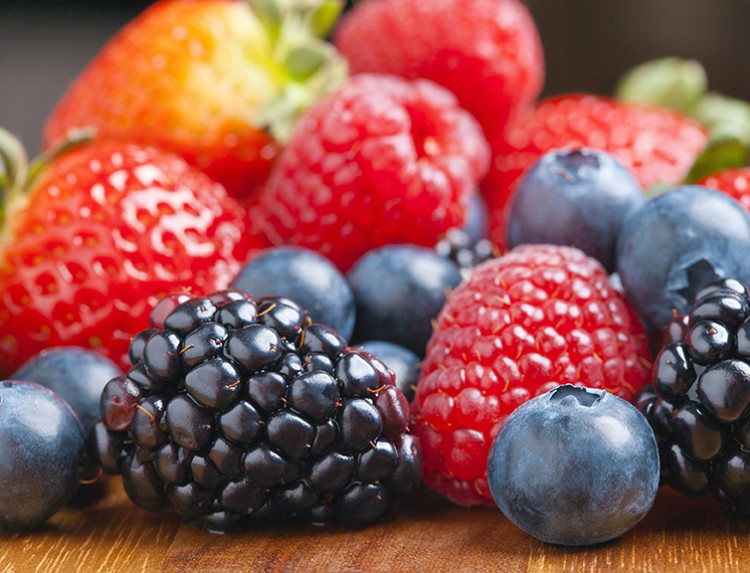
#> input picture images/lab5.png, 750 x 573 px
$ python lab5_Staroverov.py
#> lines starting #> are read from the running program, lines starting #| are printed output that depends on the picture; after the words box and inside, x2 and y2 are one past the last pixel; in counts of white or black regions, pixels touching at a corner belong together
import sys
sys.path.append('../')
# %matplotlib inline
import matplotlib.pyplot as plt
import cv2 as cv
import numpy as np
from matplotlib import colors
from matplotlib.colors import hsv_to_rgb

# Загружаем изображение
image = cv.imread('../images/lab5.png')
#> image is the input picture: shape (573, 750, 3); mean B, G, R 82.7, 87.1, 146.4
image_rgb = cv.cvtColor(image, cv.COLOR_BGR2RGB)

# Преобразуем изображение в HSV
image_hsv = cv.cvtColor(image, cv.COLOR_BGR2HSV)
#> image_hsv: shape (573, 750, 3); mean H, S, V 86.6, 121.9, 153.8

image_lab = cv.cvtColor(image, cv.COLOR_BGR2LAB)
#> image_lab: shape (573, 750, 3); mean of channels 0, 1, 2 115.1, 150.5, 143.7

image_hsv_norm = image_hsv / 255.0
#> image_hsv_norm: shape (573, 750, 3) float64; mean H, S, V 0.34, 0.478, 0.603

gs = plt.GridSpec(1, 2)
plt.figure(figsize=(10, 8))
plt.subplot(gs[0])
plt.imshow(image_rgb)
plt.title('Исходное изображение')
plt.axis('off')
plt.subplot(gs[1])
plt.imshow(hsv_to_rgb(image_hsv_norm))
plt.title('HSV-изображение в RGB')
plt.show()
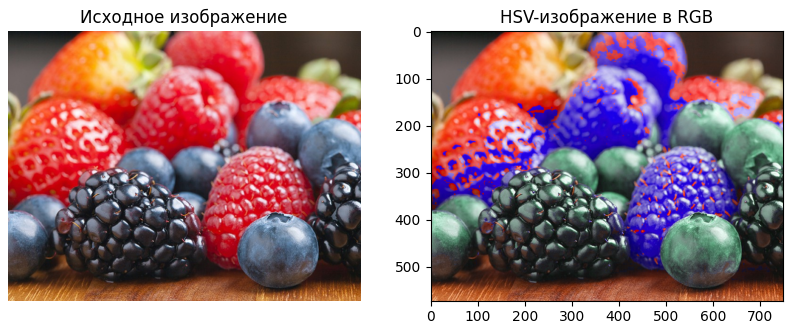
#> figure drawn by matplotlib, 2 panels


h, s, v = cv.split(image_hsv)
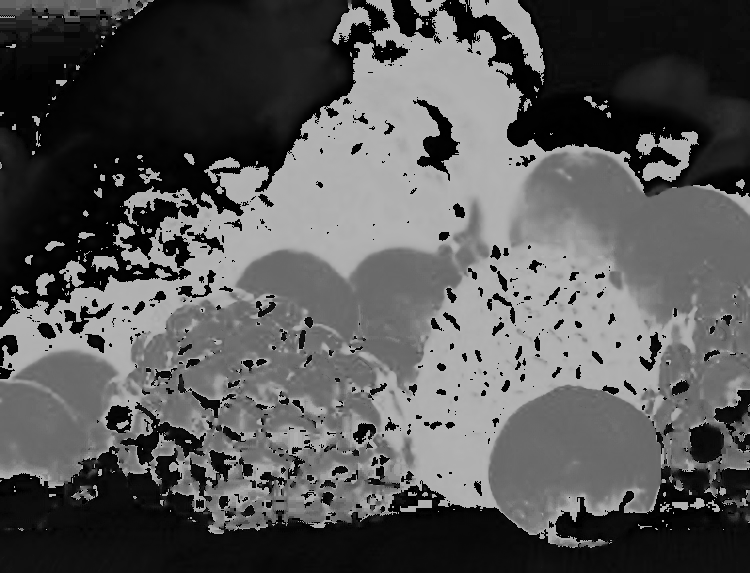
#> h: shape (573, 750); min 0, max 179, mean 86.6
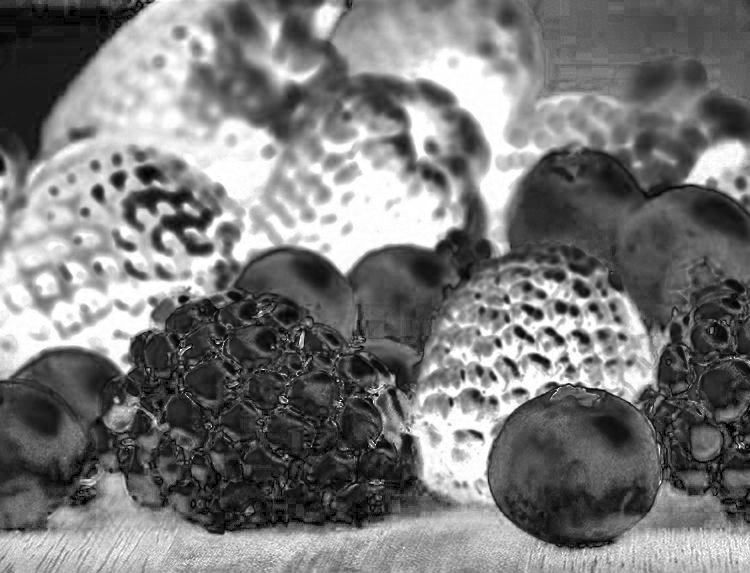
#> s: shape (573, 750); min 0, max 255, mean 121.9
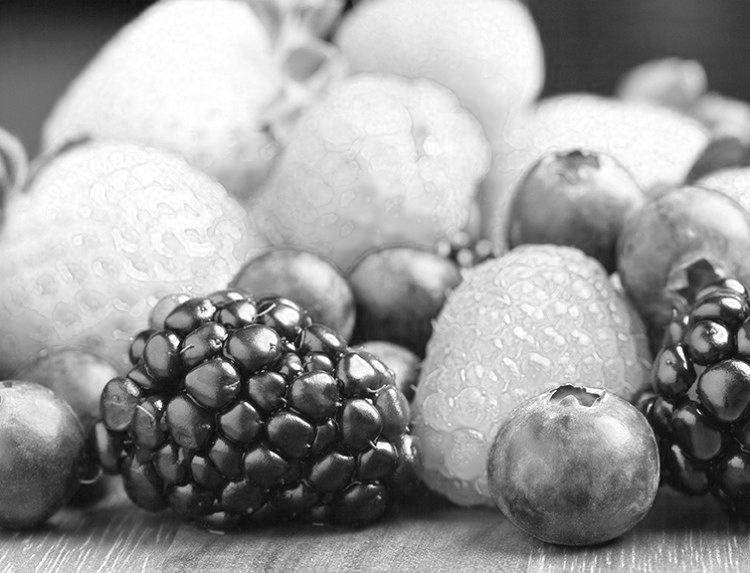
#> v: shape (573, 750); min 3, max 255, mean 153.8
fig = plt.figure()
axis = fig.add_subplot(1, 1, 1, projection="3d")
pixel_colors = image_rgb.reshape((np.shape(image_rgb)[0]*np.shape(image_rgb)[1], 3))
norm = colors.Normalize(vmin=-1.,vmax=1.)
norm.autoscale(pixel_colors)
pixel_colors = norm(pixel_colors).tolist()
#> pixel_colors = 429750 items
axis.scatter(h.flatten(), s.flatten(), v.flatten(), facecolors=pixel_colors, marker=".")
axis.set_xlabel("H")
axis.set_ylabel("S")
axis.set_zlabel("V")
plt.show()
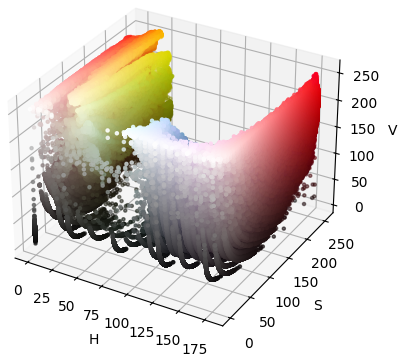
#> figure drawn by matplotlib, 1 panel


l = image_lab.copy()
l[:, :, 1] = 0
#> l: shape (573, 750, 3); mean of channels 0, 1, 2 115.1, 0, 143.7
l[:, :, 2] = 0
#> l: shape (573, 750, 3); mean of channels 0, 1, 2 115.1, 0, 0

a = image_lab.copy()
a[:, :, 0] = 0
#> a: shape (573, 750, 3); mean of channels 0, 1, 2 0, 150.5, 143.7
a[:, :, 2] = 0
#> a: shape (573, 750, 3); mean of channels 0, 1, 2 0, 150.5, 0

b = image_lab.copy()
b[:, :, 0] = 0
b[:, :, 1] = 0
#> b: shape (573, 750, 3); mean of channels 0, 1, 2 0, 0, 143.7

h = image_hsv.copy()
h[:, :, 1] = 0
#> h: shape (573, 750, 3); mean H, S, V 86.6, 0, 153.8
h[:, :, 2] = 0
#> h: shape (573, 750, 3); mean H, S, V 86.6, 0, 0

s = image_hsv.copy()
s[:, :, 0] = 0
#> s: shape (573, 750, 3); mean H, S, V 0, 121.9, 153.8
s[:, :, 2] = 0
#> s: shape (573, 750, 3); mean H, S, V 0, 121.9, 0

v = image_hsv.copy()
v[:, :, 0] = 0
v[:, :, 1] = 0
#> v: shape (573, 750, 3); mean H, S, V 0, 0, 153.8

gs = plt.GridSpec(2, 3)
plt.figure(figsize=(10, 8))
plt.subplot(gs[0])
plt.imshow(l)
plt.title('l-часть (LAB)')
plt.subplot(gs[1])
plt.imshow(a)
plt.title('a-часть (LAB)')
plt.subplot(gs[2])
plt.imshow(b)
plt.title('b-часть (LAB)')
plt.subplot(gs[3])
plt.imshow(h)
plt.title('h-часть (HSV)')
plt.subplot(gs[4])
plt.imshow(s)
plt.title('s-часть (HSV)')
plt.subplot(gs[5])
plt.imshow(v)
plt.title('v-часть (HSV)')
plt.show()


# Определим пороги для малины в HSV
lower_hsv = np.array([170, 50, 150])
upper_hsv = np.array([180, 255, 255])
mask_hsv = cv.inRange(image_hsv, lower_hsv, upper_hsv)
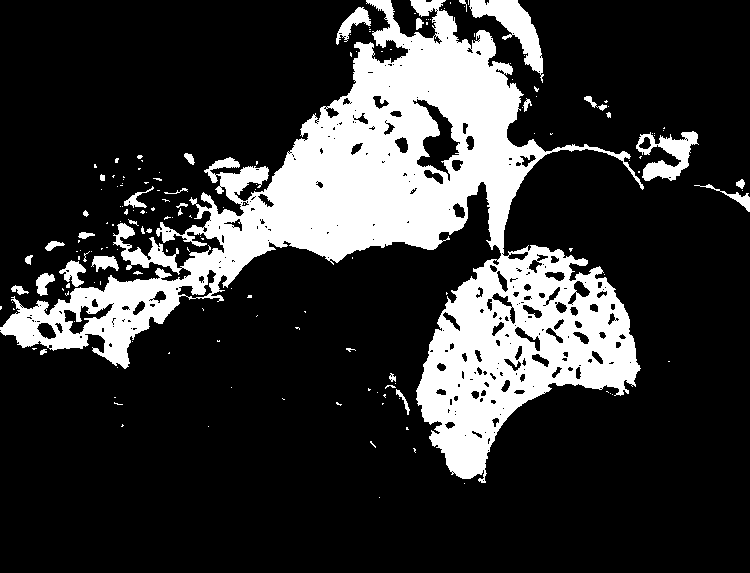
#> mask_hsv: shape (573, 750); 20.9% white; 166 white regions (134 under 20 px), largest, box (x1, y1, x2, y2) and area: (0, 0, 644, 483) 82697, (469, 0, 544, 83) 2072, (636, 131, 699, 181) 1497

# Определим пороги для малины в LAB
lower_lab = np.array([20, 150, 120])
upper_lab = np.array([255, 200, 180])
mask_lab = cv.inRange(image_lab, lower_lab, upper_lab)
#> mask_lab: shape (573, 750); 35.1% white; 143 white regions (114 under 20 px), largest, box (x1, y1, x2, y2) and area: (0, 0, 708, 507) 129357, (82, 520, 521, 573) 12858, (544, 537, 750, 573) 4442

# Соединяем маски
combined_mask = cv.bitwise_and(mask_hsv, mask_lab)
#> combined_mask: shape (573, 750); 18.1% white; 202 white regions (167 under 20 px), largest, box (x1, y1, x2, y2) and area: (131, 0, 641, 483) 65603, (0, 275, 186, 369) 5649, (469, 0, 544, 83) 2025

# Применяем морфологические операции закрытия и открытия для удаления шумов
kernel = np.ones((5, 5), np.uint8)
mask_cleaned = cv.morphologyEx(combined_mask, cv.MORPH_CLOSE, kernel)
#> mask_cleaned: shape (573, 750); 20.5% white; 75 white regions (60 under 20 px), largest, box (x1, y1, x2, y2) and area: (0, 0, 699, 484) 84079, (459, 0, 544, 83) 2195, (696, 179, 750, 212) 354
mask_cleaned = cv.morphologyEx(mask_cleaned, cv.MORPH_OPEN, kernel)
#> mask_cleaned: shape (573, 750); 19.7% white; 26 white regions, largest, box (x1, y1, x2, y2) and area: (0, 0, 545, 367) 50648, (417, 247, 640, 482) 28094, (460, 0, 543, 73) 2162


# Применяем маску к изображению
result = cv.bitwise_and(image_rgb, image_rgb, mask=mask_cleaned)
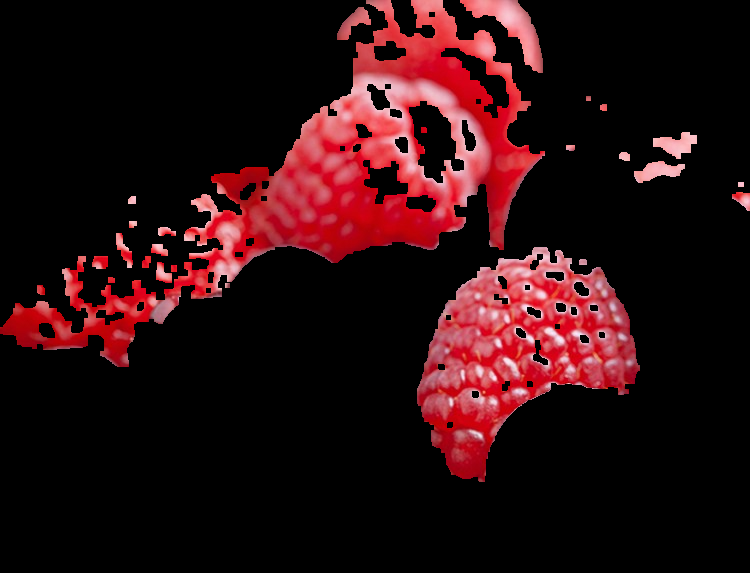
#> result: shape (573, 750, 3); mean R, G, B 41.3, 12.9, 15.4

# Отображаем результат
plt.figure(figsize=(10, 5))
plt.subplot(1, 2, 1)
plt.imshow(image_rgb)
plt.title('Исходное изображение')
plt.axis('off')

plt.subplot(1, 2, 2)
plt.imshow(result)
plt.title('Выделение малины')
plt.axis('off')

plt.show()

$ run again, with images/lab3.png copied over images/lab5.png
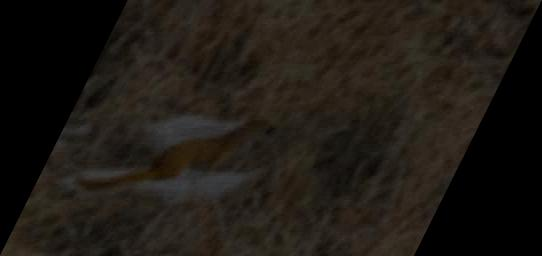
#> input picture images/lab3.png, 542 x 256 px
#> image is the input picture: shape (256, 542, 3); mean B, G, R 20.4, 26.1, 31
#> image_hsv: shape (256, 542, 3); mean H, S, V 15.1, 72.9, 31
#> image_lab: shape (256, 542, 3); mean of channels 0, 1, 2 26.8, 129.2, 132.6
#> image_hsv_norm: shape (256, 542, 3) float64; mean H, S, V 0.0592, 0.286, 0.122
#> `h, s, v = cv.split(image_hsv)`:
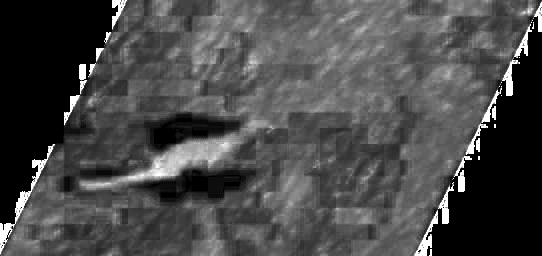
#> s: shape (256, 542); min 0, max 255, mean 72.9
#> pixel_colors = 138752 items
#> `plt.show()`:
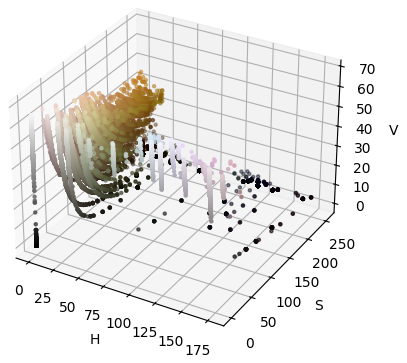
#> figure drawn by matplotlib, 1 panel
#> b: shape (256, 542, 3); mean of channels 0, 1, 2 0, 0, 132.6
#> mask_hsv: shape (256, 542); every value is 0
#> result: shape (256, 542, 3); every value is 0

$ run again, with images/lab4.png copied over images/lab5.png
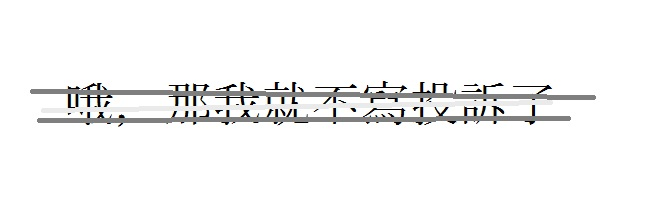
#> input picture images/lab4.png, 646 x 220 px
#> image is the input picture: shape (220, 646, 3); mean B, G, R 245.2, 245.3, 245.3
#> image_hsv: shape (220, 646, 3); mean H, S, V 10.5, 4.6, 245.9
#> image_lab: shape (220, 646, 3); mean of channels 0, 1, 2 245.8, 128, 128.1
#> image_hsv_norm: shape (220, 646, 3) float64; mean H, S, V 0.0412, 0.0181, 0.964
#> `h, s, v = cv.split(image_hsv)`:
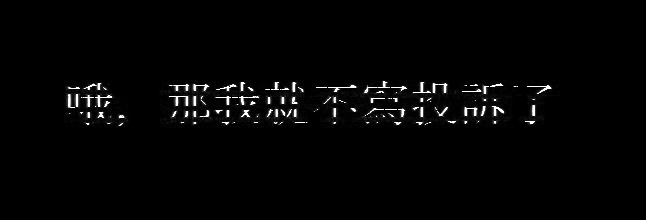
#> s: shape (220, 646); min 0, max 255, mean 4.6
#> pixel_colors = 142120 items
#> `plt.show()`:
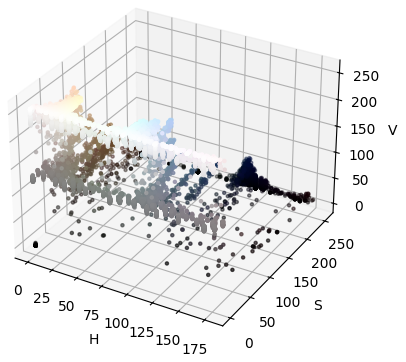
#> figure drawn by matplotlib, 1 panel
#> b: shape (220, 646, 3); mean of channels 0, 1, 2 0, 0, 128.1
#> mask_hsv: shape (220, 646); every value is 0
#> result: shape (220, 646, 3); every value is 0
